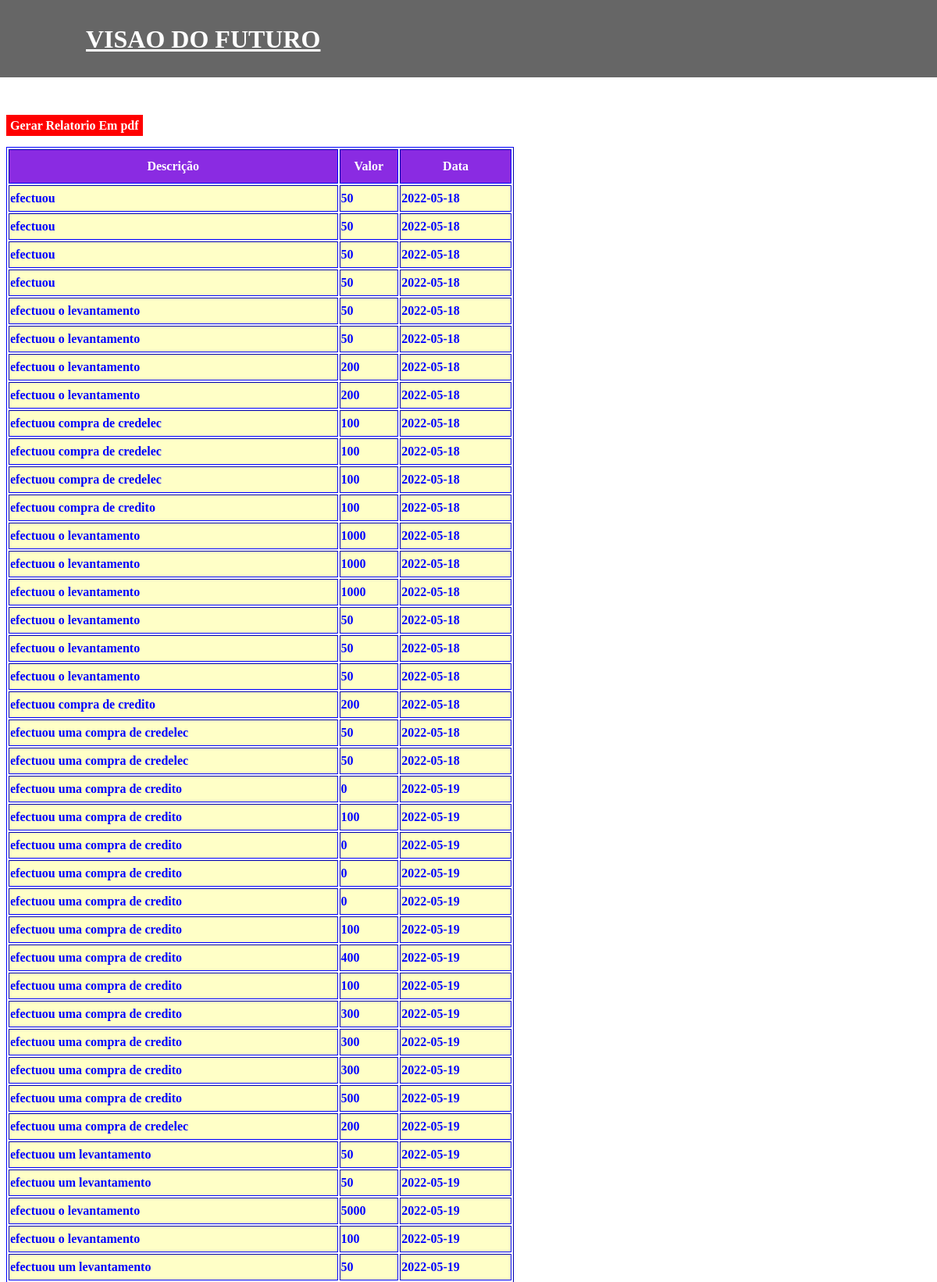
The page /movimentos.php (signed in, upper part) on the database its author committed.
### tables this page shows
CREATE TABLE `movimentos` (
  `id` int(11) NOT NULL,
  `descricao` varchar(230) NOT NULL,
  `valor` int(11) NOT NULL,
  `data` date NOT NULL,
  `id_us` int(11) NOT NULL
);

### movimentos.php (the view, shortened to what this page needs)
<?php
require_once 'conf/db_connect.php';
 $id = $_SESSION['id_usuario'];
 $sql = "SELECT descricao,valor,data FROM movimentos
 WHERE id_us = '$id'";
 $resultado = mysqli_query($connect, $sql);
 ?>
<!DOCTYPE html>
<html>
<head>
</head>
<body>
    <nav>
        <div class="logo">VISAO DO FUTURO</div>
        <ul>
            <li><a href="#"><i class="fa fa-user-circle-o fa-3x" aria-hidden="true"></i></a></li>
        </ul>
    </nav>
    <br><br><br><br><br><br><br><br>
 <a href="gerarPdf.php" class="pdf">Gerar Relatorio Em pdf</a>
 <br>
 <br>
    <table border="1" width="650" style="border-color:blue">
        <thead>
            <th>Descrição </th>
            <th>Valor</th>
            <th>Data</th>
        </thead>
        <tbody >
            <?php
            while ($dados = mysqli_fetch_array($resultado)) {
                    $dado = $dados[0];
                    $dado2 =$dados[1];
                    $dado3 =$dados[2];
                echo "<tr>
                        <td>$dado</td>
                        <td>$dado2</td>
                        <td>$dado3</td>
                    </tr>";
            }
             ?>
        </tbody>
    </table>
    <br>
</body>
</html>

### movimentos.php (style rules this page uses)
th { background-color: blueviolet; color: #fff; height: 40px; }
td { color: blue; font-weight: bold; height: 30px; background-color: #ffffc7; }
.pdf { background-color: #ff0000; color: #fff; font-weight: bold; text-decoration: none; padding: 5px; }
nav { position: fixed; top: 0; left: 0; width: 100%; height: 100px; padding: 10px 90px; box-sizing: border-box; background-color: rgba(0, 0, 0, 0.6); border-bottom: 1px solid #fff; }
nav .logo { padding: 22px 20px; height: 80px; float: left; font-size: 2em; font-weight: bold; text-transform: uppercase; color: #fff; text-decoration: underline; }
nav ul { list-style: none; float: right; margin: 0; padding: 0; display: flex; }
nav ul li a { line-height: 80px; color: #fff; padding: 12px 30px; text-decoration: none; font-size: 14px; font-weight: bold; text-transform: uppercase; }

### rows shown on the page
movimentos: descricao "efectuou", valor "50", data "2022-05-18"
movimentos: descricao "efectuou", valor "50", data "2022-05-18"
movimentos: descricao "efectuou", valor "50", data "2022-05-18"
movimentos: descricao "efectuou", valor "50", data "2022-05-18"
movimentos: descricao "efectuou o levantamento", valor "50", data "2022-05-18"
movimentos: descricao "efectuou o levantamento", valor "50", data "2022-05-18"
movimentos: descricao "efectuou o levantamento", valor "200", data "2022-05-18"
movimentos: descricao "efectuou o levantamento", valor "200", data "2022-05-18"
movimentos: descricao "efectuou compra de credelec", valor "100", data "2022-05-18"
movimentos: descricao "efectuou compra de credelec", valor "100", data "2022-05-18"
movimentos: descricao "efectuou compra de credelec", valor "100", data "2022-05-18"
movimentos: descricao "efectuou compra de credito", valor "100", data "2022-05-18"
movimentos: descricao "efectuou o levantamento", valor "1000", data "2022-05-18"
movimentos: descricao "efectuou o levantamento", valor "1000", data "2022-05-18"
movimentos: descricao "efectuou o levantamento", valor "1000", data "2022-05-18"
movimentos: descricao "efectuou o levantamento", valor "50", data "2022-05-18"
movimentos: descricao "efectuou o levantamento", valor "50", data "2022-05-18"
movimentos: descricao "efectuou o levantamento", valor "50", data "2022-05-18"
movimentos: descricao "efectuou compra de credito", valor "200", data "2022-05-18"
movimentos: descricao "efectuou uma compra de credelec", valor "50", data "2022-05-18"
movimentos: descricao "efectuou uma compra de credelec", valor "50", data "2022-05-18"
movimentos: descricao "efectuou uma compra de credito", valor "0", data "2022-05-19"
movimentos: descricao "efectuou uma compra de credito", valor "100", data "2022-05-19"
movimentos: descricao "efectuou uma compra de credito", valor "0", data "2022-05-19"
movimentos: descricao "efectuou uma compra de credito", valor "0", data "2022-05-19"
movimentos: descricao "efectuou uma compra de credito", valor "0", data "2022-05-19"
movimentos: descricao "efectuou uma compra de credito", valor "100", data "2022-05-19"
movimentos: descricao "efectuou uma compra de credito", valor "400", data "2022-05-19"
movimentos: descricao "efectuou uma compra de credito", valor "100", data "2022-05-19"
movimentos: descricao "efectuou uma compra de credito", valor "300", data "2022-05-19"
movimentos: descricao "efectuou uma compra de credito", valor "300", data "2022-05-19"
movimentos: descricao "efectuou uma compra de credito", valor "300", data "2022-05-19"
movimentos: descricao "efectuou uma compra de credito", valor "500", data "2022-05-19"
movimentos: descricao "efectuou uma compra de credelec", valor "200", data "2022-05-19"
movimentos: descricao "efectuou um levantamento", valor "50", data "2022-05-19"
movimentos: descricao "efectuou um levantamento", valor "50", data "2022-05-19"
movimentos: descricao "efectuou o levantamento", valor "5000", data "2022-05-19"
movimentos: descricao "efectuou o levantamento", valor "100", data "2022-05-19"
movimentos: descricao "efectuou um levantamento", valor "50", data "2022-05-19"
